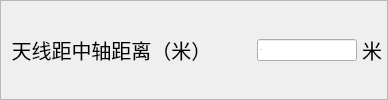
               <widget class="QFrame" name="VehicleFrame5_2">
                <property name="font">
                 <font>
                  <pointsize>10</pointsize>
                 </font>
                </property>
                <property name="frameShape">
                 <enum>QFrame::StyledPanel</enum>
                </property>
                <property name="frameShadow">
                 <enum>QFrame::Raised</enum>
                </property>
                <layout class="QGridLayout" name="gridLayout_29">
                 <property name="leftMargin">
                  <number>5</number>
                 </property>
                 <property name="topMargin">
                  <number>5</number>
                 </property>
                 <property name="rightMargin">
                  <number>5</number>
                 </property>
                 <property name="bottomMargin">
                  <number>5</number>
                 </property>
                 <property name="spacing">
                  <number>5</number>
                 </property>
                 <item row="0" column="0">
                  <layout class="QHBoxLayout" name="horizontalLayout_54">
                   <item>
                    <widget class="QLabel" name="VehicleFrame5_label1_2">
                     <property name="font">
                      <font>
                       <pointsize>15</pointsize>
                      </font>
                     </property>
                     <property name="text">
                      <string> 天线距中轴距离（米）</string>
                     </property>
                    </widget>
                   </item>
                   <item>
                    <spacer name="horizontalSpacer_23">
                     <property name="orientation">
                      <enum>Qt::Horizontal</enum>
                     </property>
                     <property name="sizeHint" stdset="0">
                      <size>
                       <width>40</width>
                       <height>20</height>
                      </size>
                     </property>
                    </spacer>
                   </item>
                   <item>
                    <widget class="QLineEdit" name="lineEdit_tAntennaToFrontAxleDistance">
                     <property name="minimumSize">
                      <size>
                       <width>100</width>
                       <height>0</height>
                      </size>
                     </property>
                     <property name="maximumSize">
                      <size>
                       <width>100</width>
                       <height>16777215</height>
                      </size>
                     </property>
                     <property name="font">
                      <font>
                       <pointsize>-1</pointsize>
                      </font>
                     </property>
                     <property name="text">
                      <string>0.6</string>
                     </property>
                    </widget>
                   </item>
                   <item>
                    <widget class="QLabel" name="VehicleFrame5_label2_2">
                     <property name="font">
                      <font>
                       <pointsize>15</pointsize>
                      </font>
                     </property>
                     <property name="text">
                      <string>米</string>
                     </property>
                    </widget>
                   </item>
                  </layout>
                 </item>
                </layout>
               </widget>
